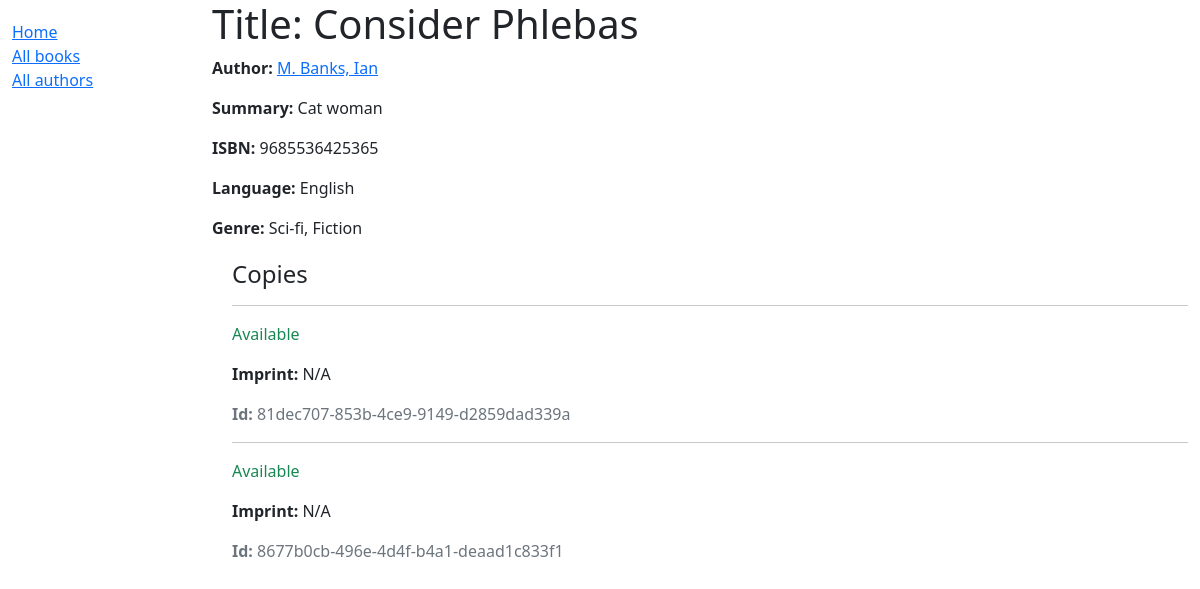
Page /catalog/book/5 on the committed database.
### catalog/models.py (models this page shows, shortened)
class Book(models.Model):
    title = models.CharField(max_length=200)
    author = models.ForeignKey('Author',
    on_delete=models.SET_NULL, null=True)
    summary = models.TextField(max_length=1000,
    help_text = 'Enter a brief description of the book')
    isbn = models.CharField('ISBN',max_length=13,
        unique = True,
        help_text = '13 Character <a href="https://www.isbn-international.org/content/what-isbn">ISBN number</a>')
    genre = models.ManyToManyField(Genre,
    help_text = 'Select a genre for this book')
    language = models.ForeignKey('Language',
    on_delete=models.SET_NULL, null=True)
    def display_genre(self):
        return ', '.join(genre.name for genre in self.genre.all()[:3])
    display_genre.short_description = 'Genre'
    class Meta:
        ordering = ['title']

class Author(models.Model):
    first_name = models.CharField(max_length=100)
    last_name = models.CharField(max_length=100)
    date_of_birth = models.DateField(null=True,
    blank=True)
    date_of_death = models.DateField('Died',null=True,
    blank = True)
    class Meta:
        ordering = ['last_name','first_name']
    def __str__(self):
        return f'{self.last_name}, {self.first_name}'

class Language(models.Model):
    name = models.CharField(max_length=100, help_text =
    'Enter a language (i.e., English)')
    def __str__(self):
        return self.name

class Genre(models.Model):
    name = models.CharField(max_length=200,
    help_text='Enter a book genre (e.g. Science Fiction)')
    def __str__(self):
        return self.name

class BookInstance(models.Model):
    id = models.UUIDField(primary_key = True,
    default = uuid.uuid4, help_text = 'Unique ID for this particular book across whole Library')
    book = models.ForeignKey('Book',
    on_delete=models.RESTRICT, null=True)
    imprint = models.CharField(max_length = 200)
    due_back = models.DateField(null=True, blank = True)
    borrower = models.ForeignKey(User, on_delete=models.SET_NULL,
    null = True, blank = True)
    LOAN_STATUS = (
        ('m', 'Maintanence'),
        ('o','On loan'),
        ('a','Available'),
        ('r','Reserved'),
    )
    status = models.CharField(
        max_length=1,
        choices=LOAN_STATUS,
        blank=True,
        default = 'm',
        help_text = 'Book availability'
    )
    class Meta:
        ordering = ['due_back']

### catalog/views.py (the view)
# urls.py: path('book/<int:pk>',views.BookDetailView.as_view(), name='book-detail'),
class BookDetailView(generic.DetailView):
    model = Book

### catalog/templates/catalog/book_detail.html (shortened to what this page needs)
{% extends "base_generic.html" %}
{% block content %}
  <h1>Title: {{ book.title }}</h1>
  <p><strong>Author:</strong> <a href="">{{ book.author }}</a></p>
  <p><strong>Summary:</strong> {{ book.summary }}</p>
  <p><strong>ISBN:</strong> {{ book.isbn }}</p>
  <p><strong>Language:</strong> {{ book.language }}</p>
  <p><strong>Genre:</strong> {{ book.genre.all|join:", " }}</p>
  <div style="margin-left:20px;margin-top:20px">
    <h4>Copies</h4>
    {% for copy in book.bookinstance_set.all %}
      <hr>
      <p class="{% if copy.status == 'a' %}text-success{% elif copy.status == 'm' %}text-danger{% else %}text-warning{% endif %}">
        {{ copy.get_status_display }}
      </p>
      <p><strong>Imprint:</strong> {{ copy.imprint }}</p>
      <p class="text-muted"><strong>Id:</strong> {{ copy.id }}</p>
    {% endfor %}
  </div>
{% endblock %}

### rows in the picture
Book: author "M. Banks, Ian", summary "Cat woman", isbn "9685536425365", language "English", genre.all "Sci-fi, Fiction"
BookInstance: status "Available", imprint "N/A", id "81dec707-853b-4ce9-9149-d2859dad339a"
BookInstance: status "Available", imprint "N/A", id "8677b0cb-496e-4d4f-b4a1-deaad1c833f1"
